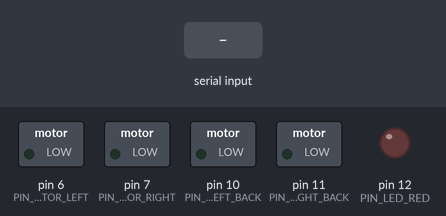
The sketch below on a simulated Arduino Uno, built with avr-gcc and run on an emulated ATmega328P. Parts: switched loads named in the sketch (green lamp = pin HIGH), output pins drawn as LEDs (lit = HIGH). Inputs (shaded band) come from the test bench.

Above: at 1.2 s.
1.3 s: "d" received over Serial
At 1.8 s:
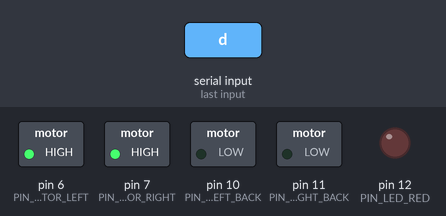
2.9 s: "e" received over Serial
At 4.1 s:
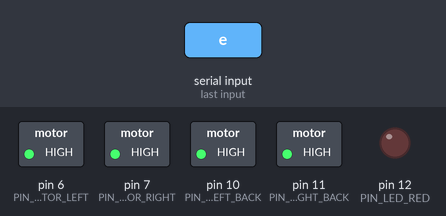
4.4 s: "h" received over Serial
At 5.3 s:
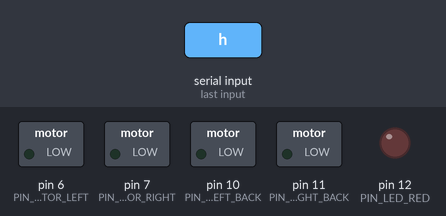
5.9 s: "f" received over Serial
At 6.5 s:
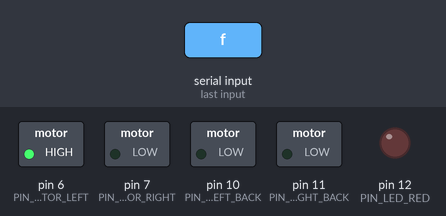
7.4 s: "e" received over Serial
At 7.7 s:
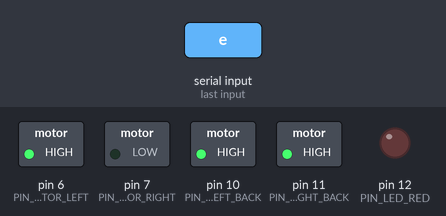
8.9 s: "g" received over Serial
At 10.0 s:
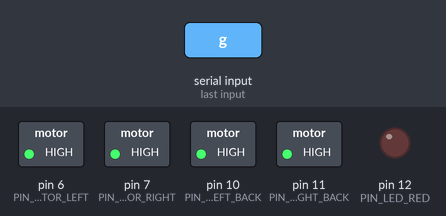
Timing chart, 0 to 11.4 s (numbered marks = the images above; inputs shaded):
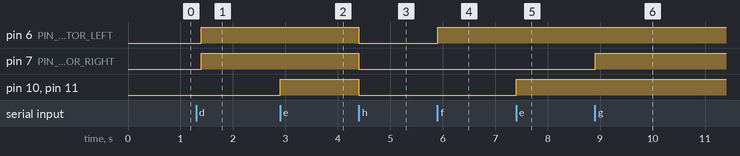

The sketch:

MotorControl.ino
```cpp
char BTV;
char lastValue;

void setup() {
 Serial.begin(9600);
 pinMode(6,OUTPUT);
 pinMode(7,OUTPUT);
 pinMode(11,OUTPUT);
 pinMode(10,OUTPUT);
 pinMode(12,OUTPUT);
}

void loop() {
  if(Serial.available())
  {
    BTV = Serial.read();
  }

  if (BTV == 'd')
  {
    digitalWrite(6, HIGH);
    digitalWrite(7, HIGH);

  }
   if (BTV == 'e')
  {
    //digitalWrite(6, HIGH);
    //digitalWrite(7, HIGH);
    digitalWrite(11, HIGH);
    digitalWrite(10, HIGH);
  }

  if (BTV == 'f') {
    digitalWrite(6,HIGH);
    lastValue=BTV;
  }

 if (BTV == 'g') {
    digitalWrite(7, HIGH);
    lastValue=BTV;
  }

  if (BTV == 'h')
  {
    digitalWrite(6, LOW);
    digitalWrite(7, LOW);
    digitalWrite(11,LOW);
    digitalWrite(10,LOW);
    lastValue=BTV;
  }
  delay(100);
}
```

main.cpp
```cpp
#include <Arduino.h>
#include <avr/io.h>
#include <FreeRTOS.h>
#include <task.h>

#define PIN_LED_RED 12
#define PIN_BT_CONNECT 5
#define PIN_MOTOR_LEFT 6
#define PIN_MOTOR_RIGHT 7
#define PIN_MOTOR_LEFT_BACK 10
#define PIN_MOTOR_RIGHT_BACK 11
#define PIN_CLOCK 9
#define PIN_DATA 8
#define PIN_BUZZER 4
#define STACK_SIZE 200

const int c = 2092;
const int d = 2348;
const int e = 2636;
const int f = 2792;
const int g = 3136;
const int gS = 3320;
const int a = 3520;
//const int aS = 455;
const int b = 3728;
const int cH = 4184;
//const int cSH = 554;
//const int dH = 587;
//const int dSH = 622;
const int eH = 5272;
const int fH = 5584;
//const int fSH = 740;
//const int gH = 784;
//const int gSH = 830;
//const int aH = 880;


char blueToothValue = 'h';
char  move = 0;
char lastValue = 0;
int i = 0;

void tMotorControl(void*p) {
	for(;;){
		if (blueToothValue == 'd') {
			//forward
		    digitalWrite(PIN_MOTOR_LEFT, HIGH);
		    digitalWrite(PIN_MOTOR_RIGHT, HIGH);
		    digitalWrite(PIN_MOTOR_LEFT_BACK, LOW);
		    digitalWrite(PIN_MOTOR_RIGHT_BACK, LOW);
		    lastValue = 'd';
		    move=0;
		}
		if (blueToothValue == 'e') {
			//backward
			digitalWrite(PIN_MOTOR_LEFT, LOW);
		    digitalWrite(PIN_MOTOR_RIGHT, LOW);
		    digitalWrite(PIN_MOTOR_LEFT_BACK, HIGH);
		    digitalWrite(PIN_MOTOR_RIGHT_BACK, HIGH);
		    lastValue = 'e';
		    move=0;
		}
		if (blueToothValue == 'f') {
			//turn left
		    digitalWrite(PIN_MOTOR_LEFT,HIGH);
		    digitalWrite(PIN_MOTOR_RIGHT, LOW);
		    digitalWrite(PIN_MOTOR_LEFT_BACK, LOW);
		    digitalWrite(PIN_MOTOR_RIGHT_BACK, LOW);
		    if(lastValue == 'd'||lastValue=='e') move=lastValue;
		    lastValue = 'f';
		}
		if (blueToothValue == 'g') {
			//turn right
			digitalWrite(PIN_MOTOR_LEFT, LOW);
		    digitalWrite(PIN_MOTOR_RIGHT,HIGH);
		    digitalWrite(PIN_MOTOR_LEFT_BACK, LOW);
		    digitalWrite(PIN_MOTOR_RIGHT_BACK, LOW);
		    if(lastValue == 'd'||lastValue=='e') move=lastValue;
		    lastValue = 'g';
		}
		if (blueToothValue == 'h') {
			//release button
		    digitalWrite(PIN_MOTOR_RIGHT,LOW);
		    digitalWrite(PIN_MOTOR_LEFT, LOW);
		    digitalWrite(PIN_MOTOR_LEFT_BACK,LOW);
		    digitalWrite(PIN_MOTOR_RIGHT_BACK,LOW);
		    if(move!=0)
		    	blueToothValue = move;
		    lastValue='h';
		  }
	}
}

void tREDLED(void*p) {
	for(;;) {
		if (blueToothValue=='h' || blueToothValue=='a') {
			if(blueToothValue=='a')digitalWrite(PIN_BT_CONNECT,HIGH);
		    digitalWrite(PIN_LED_RED,HIGH);
		    delay(250);
		    if(blueToothValue=='a')digitalWrite(PIN_BT_CONNECT,LOW);
		    digitalWrite(PIN_LED_RED,LOW);
		    delay(250);
		}
		else {
			digitalWrite(PIN_BT_CONNECT,LOW);
		    digitalWrite(PIN_LED_RED,HIGH);
		    delay(500);
		    digitalWrite(PIN_LED_RED,LOW);
		    delay(500);
		}
	}
}

void tGREENLED(void*p) {
	for(;;) {
		shiftOut(PIN_DATA,PIN_CLOCK,MSBFIRST,B11111111);
		if(blueToothValue=='h'|| blueToothValue=='a'|| blueToothValue=='b') {
			shiftOut(PIN_DATA,PIN_CLOCK,MSBFIRST,B11111111);
		}
		else {
			for(int i=0;i<8;i++) {
				shiftOut(PIN_DATA,PIN_CLOCK,MSBFIRST,B00000001 << i);
				delay(10);
			}
			for(int i=0;i<8;i++) {
				shiftOut(PIN_DATA,PIN_CLOCK,MSBFIRST,B10000000 >>i);
				delay(10);
			}
		}
	}
}

void tSerial(void*p) {
	for(;;) {
		if(Serial.available()) {
			blueToothValue = Serial.read();
		}
	}
}

void beep(int note, int duration)
{
	tone(PIN_BUZZER, note, duration);
    delay(duration);
    noTone(PIN_BUZZER);
    delay(25);
}

void scotlandTheBrave()
{
  beep(c, 1000);
  beep(c, 750);
  beep(d, 250);
  beep(e, 500);
  beep(c, 500);
  beep(e, 500);
  beep(g, 500);

  beep(cH, 1000);
  beep(cH, 750);
  beep(cH, 250);
  beep(cH, 500);
  beep(g, 500);
  beep(e, 500);
  beep(c, 500);

  beep(f, 1000);
  beep(a, 750);
  beep(f, 250);
  beep(e, 500);
  beep(g, 500);
  beep(e, 500);
  beep(c, 500);

  beep(d, 1000);
  beep(g, 750);
  beep(a, 250);
  beep(g, 500);
  beep(f, 500);
  beep(d, 500);
  beep(c, 500);

}
void babyShark()
{
		if (i==0){
		tone(PIN_BUZZER,d,1000);
		delay(250);
		tone(PIN_BUZZER,e,1000);
		delay(250);
		}
	//for(int i=0;i<3;i++){
		if (i != 0){
			delay(125);
		    tone(PIN_BUZZER,d,1000);
		    delay(125);
		    tone(PIN_BUZZER,e,1000);
		    delay(125);
		}
		tone(PIN_BUZZER,g,100);
		delay(125);
		tone(PIN_BUZZER,g,100);
		delay(125);
		tone(PIN_BUZZER,g,100);
		delay(125);
		tone(PIN_BUZZER,g,100);
		delay(63);
		tone(PIN_BUZZER,g,100);
		delay(125);
		tone(PIN_BUZZER,g,100);
		delay(63);
		tone(PIN_BUZZER,g,100);
	//}
		if (i == 2 ){
		delay(150);
		tone(PIN_BUZZER,g,100);
		delay(150);
		tone(PIN_BUZZER,g,100);
		delay(150);
		tone(PIN_BUZZER,5929,100);
		delay(250);
		delay(500);
		i = 0;
		} else i++;
}

void firstSection()
{
  beep(a, 500);
  beep(a, 500);
  beep(a, 500);
  beep(f, 350);
  beep(cH, 150);
  beep(a, 500);
  beep(f, 350);
  beep(cH, 150);
  beep(a, 650);

  delay(500);

  beep(eH, 500);
  beep(eH, 500);
  beep(eH, 500);
  beep(fH, 350);
  beep(cH, 150);
  beep(gS, 500);
  beep(f, 350);
  beep(cH, 150);
  beep(a, 650);

  delay(500);
}

void tAudio(void*p) {
	for(;;){
		if (blueToothValue=='a'){
			firstSection();
		}
		if (blueToothValue=='b'){
			scotlandTheBrave();
			delay(250);
		}
		else if (blueToothValue>='d' && blueToothValue <= 'h' ){

			babyShark();
			delay(250);
		}
	}
}

void setup() {
	Serial.begin(9600);
	pinMode(PIN_LED_RED,OUTPUT);
	pinMode(PIN_MOTOR_LEFT,OUTPUT);
	pinMode(PIN_MOTOR_RIGHT,OUTPUT);
	pinMode(PIN_MOTOR_LEFT_BACK,OUTPUT);
	pinMode(PIN_MOTOR_RIGHT_BACK,OUTPUT);
	pinMode(PIN_BT_CONNECT,OUTPUT);
	pinMode(PIN_CLOCK,OUTPUT);
	pinMode(PIN_DATA,OUTPUT);
	pinMode(PIN_BUZZER,OUTPUT);
}

void loop() {
	xTaskCreate(tMotorControl, "MotorControl", STACK_SIZE, NULL, 3, NULL);
	xTaskCreate(tREDLED, "LED", STACK_SIZE, NULL, 3, NULL);
	xTaskCreate(tGREENLED, "LED", STACK_SIZE, NULL, 3, NULL);
	xTaskCreate(tAudio, "Audio", STACK_SIZE, NULL, 3, NULL);
	xTaskCreate(tSerial, "Serial", STACK_SIZE, NULL, 3, NULL);
	vTaskStartScheduler();
}
```

Measured:
- after the input at 1.3 s, pin 6 (PIN_MOTOR_LEFT), pin 7 (PIN_MOTOR_RIGHT): LOW → HIGH after 0.10 s
- after the input at 2.9 s, pin 10 (PIN_MOTOR_LEFT_BACK), pin 11 (PIN_MOTOR_RIGHT_BACK): LOW → HIGH at once
- after the input at 4.4 s, pin 6 (PIN_MOTOR_LEFT), pin 7 (PIN_MOTOR_RIGHT), pin 10 (PIN_MOTOR_LEFT_BACK), pin 11 (PIN_MOTOR_RIGHT_BACK): HIGH → LOW at once
- after the input at 5.9 s, pin 6 (PIN_MOTOR_LEFT): LOW → HIGH at once
- after the input at 7.4 s, pin 10 (PIN_MOTOR_LEFT_BACK), pin 11 (PIN_MOTOR_RIGHT_BACK): LOW → HIGH at once
- after the input at 8.9 s, pin 7 (PIN_MOTOR_RIGHT): LOW → HIGH at once
